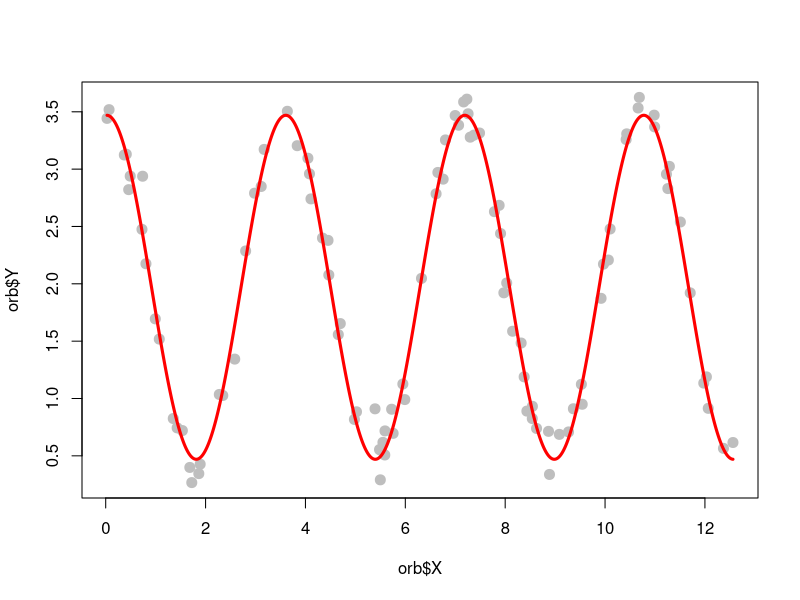

R code for this plot:
orb <- read.table("../dat/orbits.txt",header=TRUE)
#orb$Y <- (orb$Y - mean(orb$Y)) / sd(orb$Y)
#orb$X <- (orb$X - mean(orb$X)) / sd(orb$X)

lf <- function(y,x,a,b,w,d,s2) {
  out <- NULL
  if (s2 > 0) {
    mu <- a+b*cos(w*x+d)
    n <- length(y)
    out <- -sum((y-mu)^2)
    #out <- -n*log(s2)/2 -sum((y-mu)^2)/(2*s2) 
    #out <- -sum((y-mu)^2)/(2*s2) 
  } else {
    out <- -Inf
  }
  out
}

Q <- lf_cost <- function(par) {
  a <- par[1]
  b <- par[2]
  w <- par[3]
  d <- par[4]
  s2 <- par[5]
  -lf(orb$Y,orb$X,a,b,w,d,s2)
}

mle <- optim(c(2,-1.3,1.8,-10,.04),fn=lf_cost,hessian=TRUE) #1.97,-1.29, 1.79, -9.69, 8.05
mle$par

rf <- function(par,x=orb$X) {
  n <- length(x)
  a <- par[1]
  b <- par[2]
  w <- par[3]
  d <- par[4]
  s2 <- par[5]

  mu <- a+b*cos(w*x+d)
  mu
}

xx <- seq(range(orb$X)[1],range(orb$X)[2],len=1000)
plot(orb$X,orb$Y,pch=20,type="p",col="grey",cex=2)
lines(xx,rf(mle$par,xx),pch=20,col="red",lwd=3)


